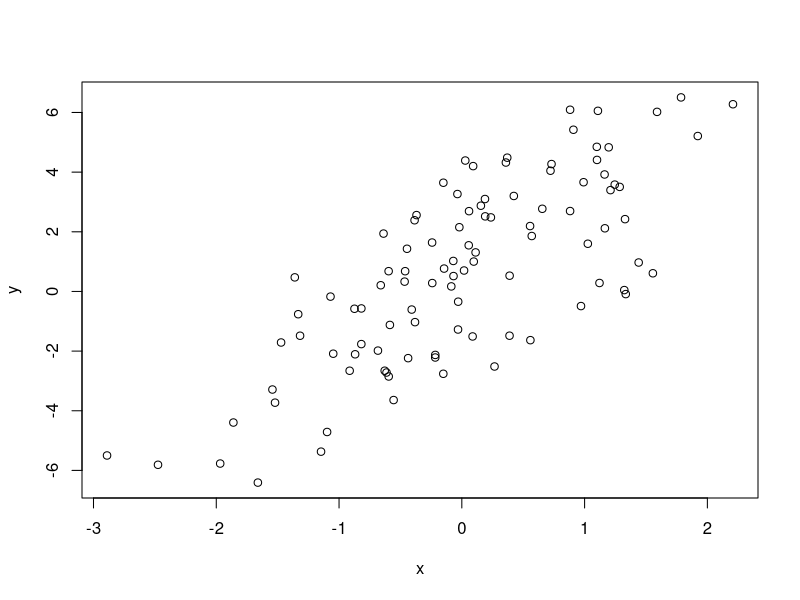
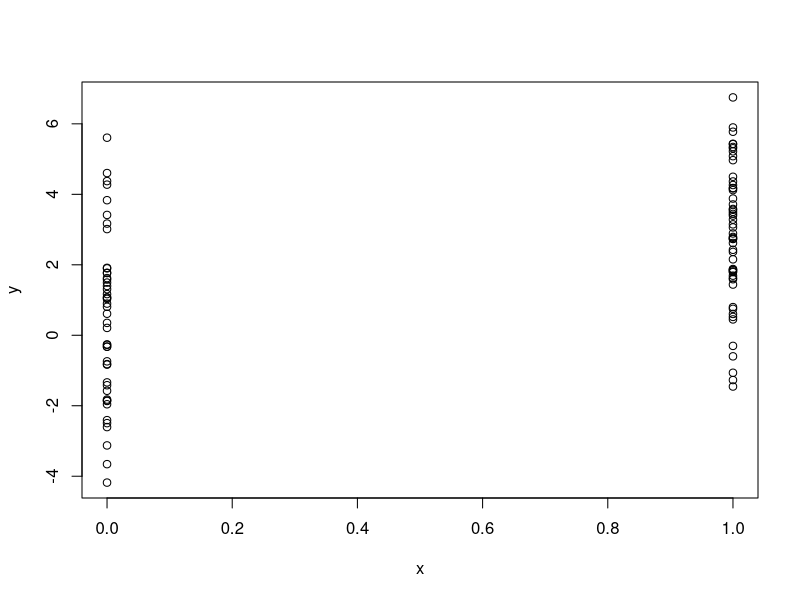
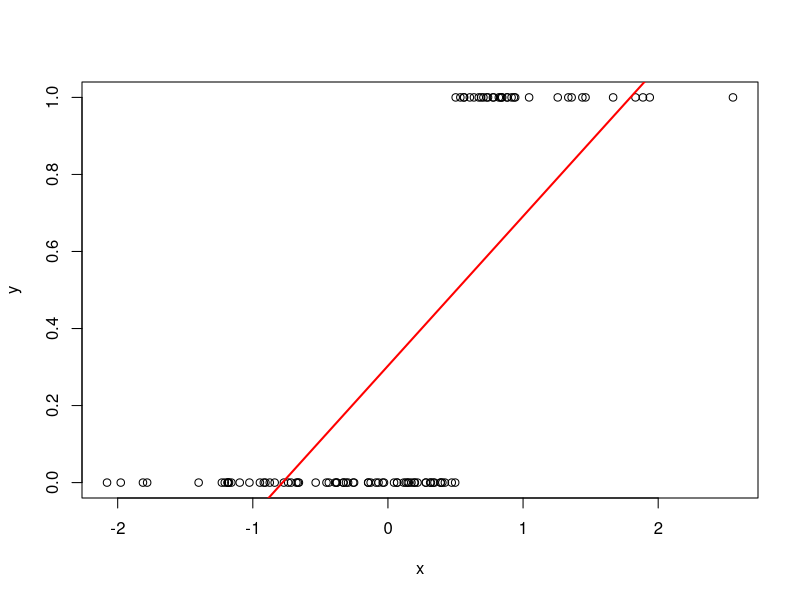
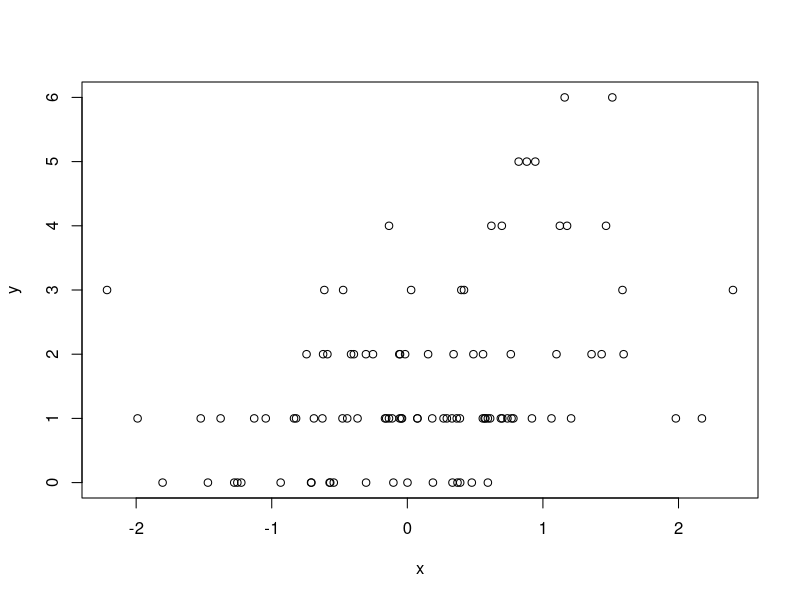

The R source for these figures, in order:
## from R programming course by JHU in coursa, Lecture 4 Simulation, also see slides 
# qnorm is the quantile function, which is just the inverse CDF
# dnorm == pdf; pnorm == cdf
# rnorm: random sampling

set.seed(401716)                       # set the seed EVERYTIME when do the simulation
r <- rnorm(50)
summary(r)

# or generate from uniform distribution with inverse cdf
set.seed(401716)
u <- runif(50)
normsample <- qnorm(u)
summary(normsample)

# pdf
dnorm(2)
dunif(0.5)
dunif(2)
# cdf
pnorm(2)
pnorm(-2)
iqc <- pnorm(120, mean=100, sd = 15)

poi <- rpois(10,8)
poi
summary(poi)

dpois(4,10)
ppois(10,10)
qpois(0.5,10)
ppois(15,10)
ppois(100,100)
qpois(0.5,100)
rpois(10,8.5)     # mu does not have to be an integer, mu can be equal to exp(x*beta)

#----------------------------------
# simulate from the linear regression model: y = beta0 + beta1*x + epsilon
# beta0 = 0.5, beta1 = 2, x~N(0,1), epsilon~N(0,2^2)
set.seed(20)
x <- rnorm(100)
e <- rnorm(100, 0, 2)
y <- 0.5 + x*2 + e
plot(x,y)
summary(y)

# if x is binary, uses binomial distribution
set.seed(401716)
x <- rbinom(100, 1, 0.5)
x
e <- rnorm(100, 0, 2)
y <- 0.5 + x*2 + e
summary(y)
plot(x,y)

#-----try simulation of binary y---------------??
set.seed(401716)
x <- rnorm(100)
w <- -1 + 2*x
p <- exp(w)/(1+exp(w))
y <- ifelse(p<0.5,0,1)                     # use ifelse to create binary variable
y
#-----regression not useful illustration--------
reg <- lm(y~x)
plot(x,y)
abline(reg, lwd = 2, col = "red")

# simulate from a poisson model Y ~Poisson(mu), mui = exp(xi'*beta)
# log(mu) = beta0 + beta1*x, beta0 = 0.5, beta1 = 0.3, x~N(0,1)
set.seed(1)
x <- rnorm(100)
logMu <- 0.5 + 0.3*x
mu <- exp(logMu)
y <- rpois(100,mu)
summary(y)
plot(x,y)

#------------------------------------------------------------
# draw random samples from arbitrary distributions
set.seed(401716)
sample(1:10, 4)
sample(1:10, 4, replace=TRUE)
sample(1:10)         # if does not specify n, gives permutation, eg: 1 to 10 pai'lie'zu'he
